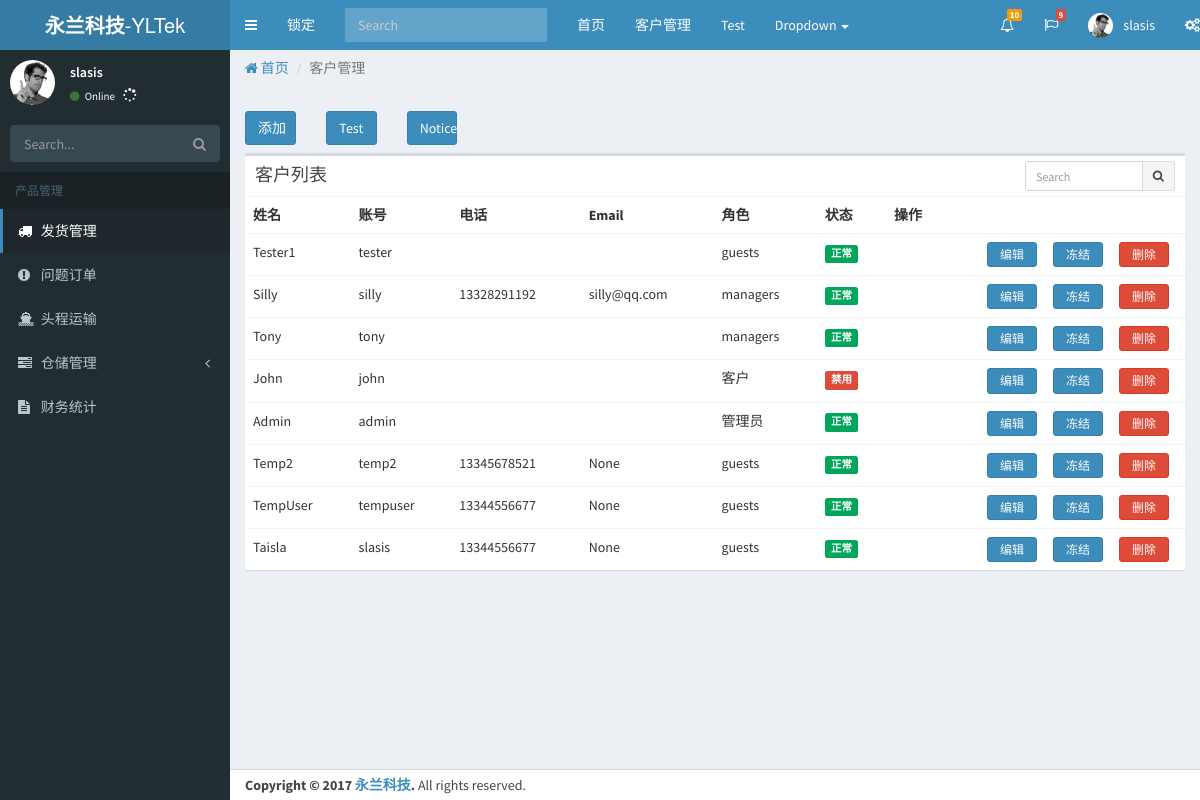
The page /erp/customer/ (signed in) on the database as committed earlier.
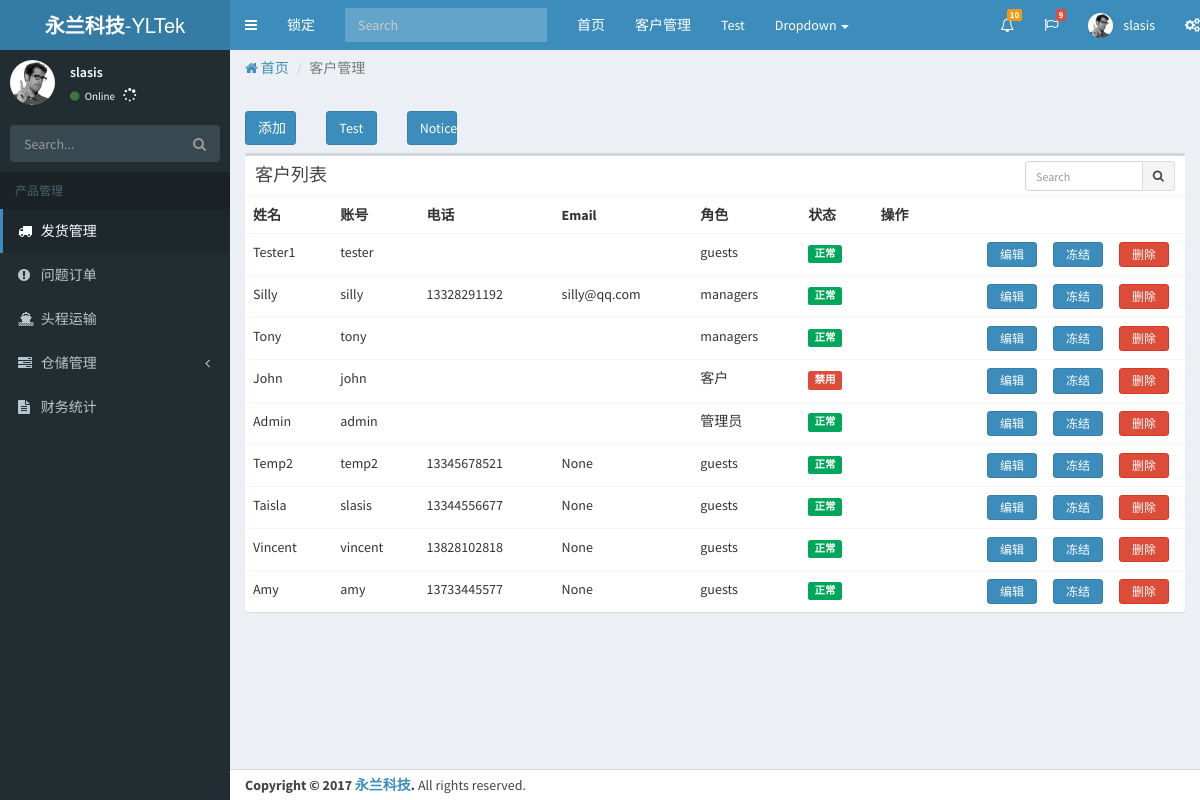
The same page on the database as committed later.
### erp/models.py (models this page shows, shortened)
class Customer(models.Model):
    user = models.OneToOneField(User, on_delete=models.CASCADE)
    name = models.CharField(max_length=30,null=True, blank=True)
    role = models.ForeignKey("Role")
    phone = models.CharField(blank=True, max_length=20,null=True)
    email = models.EmailField(blank=True,null=True)
    address = models.CharField(max_length=100,null=True, blank=True)
    district = models.CharField(max_length=30,null=True, blank=True)
    country = models.ForeignKey("Country", null=True, blank=True)
    status = models.IntegerField(default=1)
    remark = models.TextField(blank=True, null=True)
    def display_name(self):
        return self.name
    def role_name(self):
        return self.role.name
    def status_name(self):
        if self.status == 0:
            return '禁用'
        else:
            return '正常'
    display_name.short_description = '姓名'
    role_name.short_description = '角色'

class Role(models.Model):
    role_type = models.IntegerField()
    name = models.CharField(max_length=20)
    class Meta:
        verbose_name = "Role"
        verbose_name_plural = "Roles"
    def display_name(self):
        return self.name
    display_name.short_description = '角色'

### erp/views.py (the view)
@login_required(redirect_field_name='/erp/login')
def customer(req):
    cutomers = Customer.objects.all()
    form = CustomerForm()
    return render(req, 'erp/customer.html',{'customers':cutomers,'form':form})

### erp/forms.py (shortened to what this page needs)
class CustomerForm(forms.Form):
    useracc = forms.CharField(label='账号',max_length=20)
    password = forms.CharField(required=True,label='密码', widget=forms.PasswordInput(),
                          min_length=6,
                          max_length=10,
                          error_messages={'required': '密码不能为空.', 'min_length': "至少6位"})
    password2 = forms.CharField(required=True,label='密码', widget=forms.PasswordInput(),
                          min_length=6,
                          max_length=10,
                          error_messages={'required': '密码不能为空.', 'min_length': "至少6位"})
    name = forms.CharField(label='姓名',max_length=30)
    phone = forms.CharField(max_length=20,error_messages={'required': '数字不能空.', 'invalid': '必须输入数字'})

### erp/templates/erp/customer.html (shortened to what this page needs)
{% extends 'erp/base/main.html' %}
{% block breadcrumb %}
  <li class="active">客户管理</li>
{% endblock %}
{% block content %}
<div class="row">
  <div class="col-lg-1 col-md-3">
    <button type="button" class="topbutton btn btn-block btn-primary" data-toggle="modal" data-target="#addUser">添加</button>
  </div>
  <div class="col-lg-1 col-md-3">
    <button id="testEvent" type="button" class="topbutton btn btn-block btn-primary">Test</button>
  </div>
  <div class="col-lg-1 col-md-3">
    <button id="testbt" type="button" class="topbutton btn btn-block btn-primary">Notice</button>
  </div>
</div>
  {% include "erp/customer/list.html" %}
{% endblock %}

### erp/templates/erp/base/main.html (shortened to what this page needs)
<!DOCTYPE html>
<html>
<head>
  <link rel="stylesheet" href="/static/erp/bootstrap/css/bootstrap.min.css">
  <link rel="stylesheet" href="https://cdnjs.cloudflare.com/ajax/libs/font-awesome/4.5.0/css/font-awesome.min.css">
  <link rel="stylesheet" href="https://cdnjs.cloudflare.com/ajax/libs/ionicons/2.0.1/css/ionicons.min.css">
  <link rel="stylesheet" href="/static/erp/dist/css/AdminLTE.min.css">
  <link rel="stylesheet" href="/static/erp/dist/css/skins/skin-blue.min.css">
</head>
<body class="hold-transition skin-blue sidebar-mini">
<div class="wrapper">
  {% block header %}
  {% include "erp/layout/header.html" %}
  {% endblock %}
  {% include "erp/layout/sidebar.html" %}
  <div class="content-wrapper">
    <ol class="breadcrumb" style="margin-bottom:0;background-color:#ecf0f5">
      <li><a href="/erp"><i class="fa fa-home"></i> 首页</a></li>
      {% block breadcrumb %}{% endblock %}
    </ol>
    <section class="content">
    {% block content %}{% endblock %}
    </section>
  </div>
    {% include "erp/layout/footer.html" %}
</div>
<link rel="stylesheet" href="/static/plugins/toastr/toastr.css">
<link rel="stylesheet" href="/static/plugins/jqtoast/jquery.toast.min.css">
</body>
</html>

### erp/templates/erp/layout/header.html (shortened to what this page needs)
<header class="main-header">
  <a href="/" class="logo">
    <span class="logo-lg"><b>永兰科技</b>-YLTek</span>
  </a>
  <nav class="navbar navbar-static-top" role="navigation">
    <a href="#" class="sidebar-toggle" data-toggle="offcanvas" role="button">
    </a>
    <div class="collapse navbar-collapse" id="navbar-collapse">
      <ul class="nav navbar-nav">
        <li><a href="/erp/lockscreen">锁定</a></li>
      </ul>
      <form class="navbar-form navbar-left" role="search">
        <div class="form-group">
          <input type="text" class="form-control" id="navbar-search-input" placeholder="Search">
        </div>
      </form>
      <ul class="nav navbar-nav">
        <li><a href="/erp">首页</a></li>
        <li><a href="/erp/customer">客户管理</a></li>
        <li><a href="/erp/test">Test</a></li>
        <li class="dropdown">
          <a href="#" class="dropdown-toggle" data-toggle="dropdown">Dropdown <span class="caret"></span></a>
        </li>
      </ul>
      <ul class="nav navbar-nav navbar-right">
        <li class="dropdown notifications-menu">
          <a href="#" class="dropdown-toggle" data-toggle="dropdown">
            <i class="fa fa-bell-o"></i>
            <span class="label label-warning">10</span>
          </a>
        </li>
        <li class="dropdown tasks-menu">
          <a href="#" class="dropdown-toggle" data-toggle="dropdown">
            <i class="fa fa-flag-o"></i>
            <span class="label label-danger">9</span>
          </a>
        </li>
        <li class="dropdown user user-menu">
          <a href="#" class="dropdown-toggle" data-toggle="dropdown">
            <img src="/static/erp/dist/img/user2-160x160.jpg" class="user-image" alt="User Image">
            <span class="hidden-xs">{{ user.username }}</span>
          </a>
        </li>
        <li>
          <a href="#" data-toggle="control-sidebar"><i class="fa fa-gears"></i></a>
        </li>
      </ul>
    </div>
  </nav>
</header>

### erp/templates/erp/layout/sidebar.html (shortened to what this page needs)
<aside class="main-sidebar">
  <section class="sidebar">
    <div class="user-panel">
      <div class="pull-left image">
        <img src="/static/erp/dist/img/user2-160x160.jpg" class="img-circle" alt="User Image">
      </div>
      <div class="pull-left info">
        <p>{{ user.username }}</p>
        <a href="#"><i class="fa fa-circle text-success"></i> Online</a>
        <i class="fa fa-spin fa-spinner"></i>
      </div>
    </div>
    <form action="#" method="get" class="sidebar-form">
      <div class="input-group">
        <input type="text" name="q" class="form-control" placeholder="Search...">
            <span class="input-group-btn">
              <button type="submit" name="search" id="search-btn" class="btn btn-flat"><i class="fa fa-search"></i>
              </button>
            </span>
      </div>
    </form>
    <ul class="sidebar-menu" id="navbar-collapse">
      <li class="header">产品管理</li>
      <li class="active"><a href="/erp/consign"><i class="fa fa-truck"></i> <span>发货管理</span></a></li>
      <li><a href="#"><i class="fa fa-exclamation-circle"></i> <span>问题订单{{ usertype }}</span></a></li>
      <li><a href="#"><i class="fa fa-ship"></i> <span>头程运输{{ usertype }}</span></a></li>
      <li class="treeview">
        <a href="#"><i class="fa fa-tasks"></i> <span>仓储管理</span>
          <span class="pull-right-container">
            <i class="fa fa-angle-left pull-right"></i>
          </span>
        </a>
      </li>
      <li><a href="#"><i class="fa fa-file-text"></i> <span>财务统计</span></a></li>
    </ul>
  </section>
</aside>

### erp/templates/erp/customer/list.html (shortened to what this page needs)
<div class="row" style="margin-top:8px">
        <div class="col-xs-12">
          <div class="box">
            <div class="box-header">
              <h3 class="box-title">客户列表</h3>
              <div class="box-tools">
                <div class="input-group input-group-sm" style="width: 150px;">
                  <input type="text" name="table_search" class="form-control pull-right" placeholder="Search">
                  <div class="input-group-btn">
                    <button type="submit" class="btn btn-default"><i class="fa fa-search"></i></button>
                  </div>
                </div>
              </div>
            </div>
            <div class="box-body table-responsive no-padding">
              <table id="userlist" class="table table-hover">
                <tbody><tr>
                  <th>姓名</th>
                  <th>账号</th>
                  <th>电话</th>
                  <th>Email</th>
                  <th>角色</th>
                  <th>状态</th>
                  <th>操作</th>
                </tr>
                {% for customer in customers %}
		            <tr name="{{ customer.user.username }}" pk="{{ customer.user.id }}">
                  <td>{{ customer.name }}</td>
                  <td>{{ customer.user.username }}</td>
                  <td>{{ customer.phone }}</td>
                  <td>{{ customer.email }}</td>
                  <td>{{ customer.role.name }}</td>
                  {% if customer.status == 0 %}
                  <td><span class="label label-danger">{{ customer.status_name }}</span></td>
                  {% else %}
                  <td><span class="label label-success">{{ customer.status_name }}</span></td>
                  {% endif %}
                  <td>
                    <div class="row pull-right" style="margin:0">
                    <div class="button-list col-lg-4 col-md-4">
                    <button type="button" class="btn btn-block btn-primary" data-toggle="modal" data-target="#editUser">编辑</button>
                    </div>
                    <div class="button-list col-lg-4 col-md-4">
                    <button type="button" class="btn btn-block btn-primary" data-toggle="modal" data-target="#freezeUser">冻结</button>
                    </div>
                    <div class="button-list col-lg-4 col-md-4">
                    <button type="button" class="btn btn-block btn-danger" data-toggle="modal" data-target="#delUser">删除</button>
                  </div>
                </div>
                </td>
                </tr>
	               {% endfor %}
              </tbody></table>
            </div>
          </div>
        </div>
      </div>

### erp/templates/erp/customer/add.html (shortened to what this page needs)
{% load bootstrap3 %}

### erp/templates/erp/customer/edit.html (shortened to what this page needs)
{% load bootstrap3 %}

### erp/templates/erp/layout/footer.html (shortened to what this page needs)
<footer class="main-footer" style="padding:5px 15px">
  <strong>Copyright &copy; 2017 <a href="#">永兰科技</a>.</strong> All rights reserved.
</footer>

### erp/templates/erp/customer/list.html (style rules this page uses)
.row tr button { padding:3px 5px;width:50px;height:60%;font-size:12px }
#userlist .button-list { padding:0 8px }

Rows that differ between the two databases and show on the page:
removed Customer: name "TempUser", user.username "tempuser", phone "13344556677", email "None", role.name "guests", status_name "正常"
added Customer: name "Vincent", user.username "vincent", phone "13828102818", email "None", role.name "guests", status_name "正常"
added Customer: name "Amy", user.username "amy", phone "13733445577", email "None", role.name "guests", status_name "正常"
